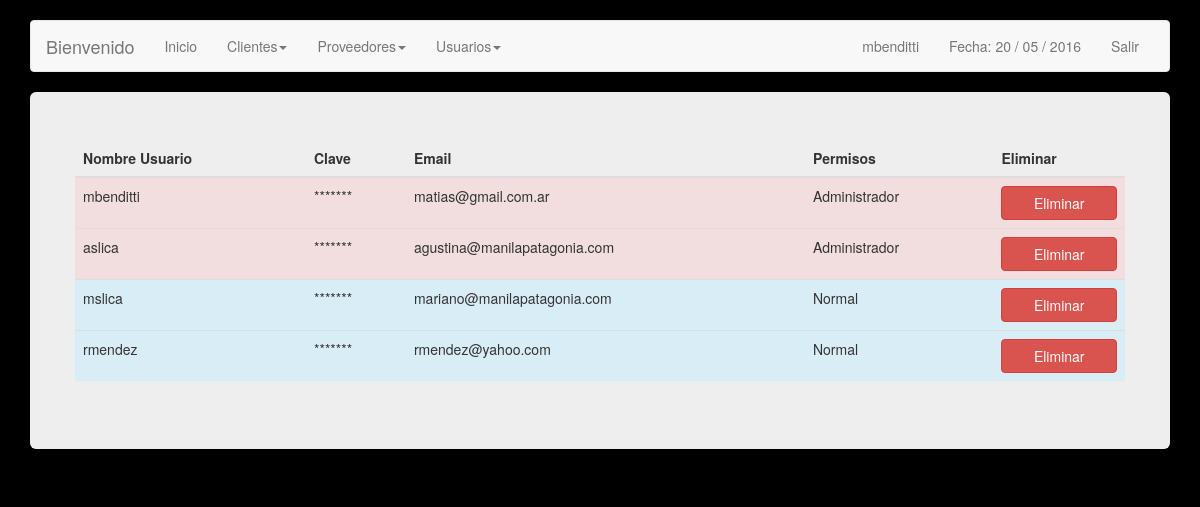
/usuarios.php (signed in), run on the app's committed database.
### tables this page shows
CREATE TABLE IF NOT EXISTS `usuarios` (
  `ID` int(9) unsigned NOT NULL AUTO_INCREMENT,
  `username` varchar(180) DEFAULT NULL,
  `password` varchar(180) DEFAULT NULL,
  `email` varchar(180) DEFAULT NULL,
  `id_extreme` varchar(180) DEFAULT NULL,
  `permisos` int(11) NOT NULL,
  PRIMARY KEY (`ID`)
);

### usuarios.php (the view, shortened to what this page needs)
<?php
include('config.php');
$link = mysqli_connect ($dbhost, $dbusername, $dbuserpass);
mysqli_select_db($link,$dbname) or die('No se puede seleccionar la base de datos');
$query = mysqli_query($link,"SELECT * FROM usuarios") or die(mysql_error());
?>
<!DOCTYPE html>
<html lang="en">
  <head>
    <link href="css/bootstrap.min.css" rel="stylesheet">
  </head>
  <body>
    <br>
        <div class="container">
      <div class="navbar navbar-default" role="navigation">
        <div class="container-fluid">
          <div class="navbar-header">
            <a class="navbar-brand" href="#">Bienvenido </a>
          </div>
          <div class="navbar-collapse collapse">
            <ul class="nav navbar-nav">
              <li class=""><a href="inicio.php">Inicio</a></li>
              <li class="dropdown">
              	<a class="dropdown-toggle" data-toggle="dropdown" href="#">Clientes<span class="caret"></span></a>
              </li>
              <li class="dropdown">
              	<a class="dropdown-toggle" data-toggle="dropdown" href="#">Proveedores<span class="caret"></span></a>
              </li>
			  <?php
					if($_SESSION["permiso"] == 1) {
						?> <li class="dropdown">
              					<a class="dropdown-toggle" data-toggle="dropdown" href="#">Usuarios<span class="caret"></span></a>
              				</li><?php
					}
			  ?>
            </ul>
            <ul class="nav navbar-nav navbar-right">
               <li><a href=""> <?php echo $_SESSION["s_username"]; ?> </a></li>
              <li><a href="">Fecha:
              	<?php
              	echo date("d / m / Y");
              	?></a></li>
              <li><a href="cerrar.php">Salir</a></li>
            </ul>
          </div>
        </div>
      </div>
      <div class="jumbotron">
<div class="row">
              <table class="table table-hover">
                	<thead>
                    	<th> Nombre Usuario </th>
                        <th> Clave </th>
                        <th> Email </th>
                        <th> Permisos </th>
                        <?php if($_SESSION["permiso"] == 1){?> <th> Eliminar </th> <?php }?>
                    </thead>
                    <tbody>
                    	<?php while($usuario = mysqli_fetch_array($query)){ ?>
                        <?php if($usuario['permisos'] == 1){ ?>
                        <tr class="danger">
                            <td> <?php echo $usuario['username']; ?> </td>
                            <td> <?php if ($usuario['password'] != ''){ echo "*******";}else{ echo "Sin pass";} ?> </td>
                            <td> <?php echo $usuario['email']; ?> </td>
                            <td> <?php if($usuario['permisos'] == 1){ echo "Administrador";}else{ echo "Normal";} ?> </td>
                             <?php if($_SESSION["permiso"] == 1){?>
                            <td>  <a href="eliminar.php?id=<?php echo $usuario['ID'];?>&tipo=usuario " role="button"  class="btn btn-danger btn-primary btn-block"> Eliminar </a></td>
							<?php }?>
                        </tr>
                        <?php }else{ ?>
                        <tr class="info">
                            <td> <?php echo $usuario['username']; ?> </td>
                            <td> <?php if ($usuario['password'] != ''){ echo "*******";}else{ echo "Sin pass";} ?> </td>
                            <td> <?php echo $usuario['email']; ?> </td>
                            <td> <?php if($usuario['permisos'] == 1){ echo "Administrador";}else{ echo "Normal";} ?> </td>
                             <?php if(($_SESSION["permiso"] == 1)||($_SESSION["permiso"] == 2)){?>
                            <td>  <a href="eliminar.php?id=<?php echo $usuario['ID'];?>&tipo=usuario " role="button"  class="btn btn-danger btn-primary btn-block"> Eliminar </a></td>
							<?php }?>
                        </tr>
                        <?php } ?>
                        <?php } ?>
                    </tbody>
				</table>
</div>
      </div>
    </div>
  </body>
</html>

### usuarios.php (style rules this page uses)
body { background: #000; }

### data on the page
usuarios: username "mbenditti", email "matias@gmail.com.ar", permisos "Administrador"
usuarios: username "aslica", email "agustina@manilapatagonia.com", permisos "Administrador"
usuarios: username "mslica", email "mariano@manilapatagonia.com", permisos "Normal"
usuarios: username "rmendez", email "rmendez@yahoo.com", permisos "Normal"

### other printed values
$_SESSION["s_username"] "mbenditti"
